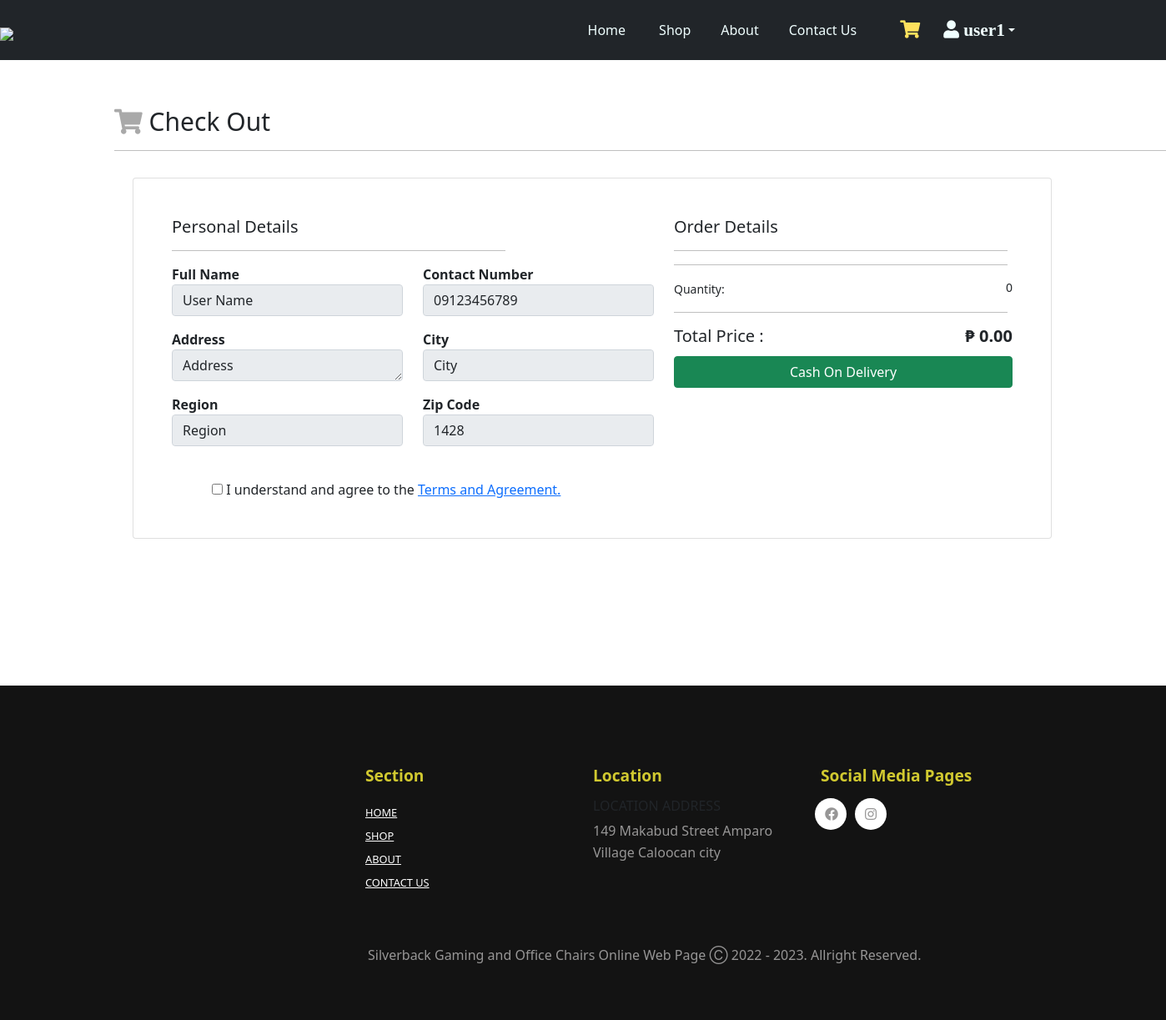
The page /checkout/checkout.php (signed in) on the database as committed earlier.
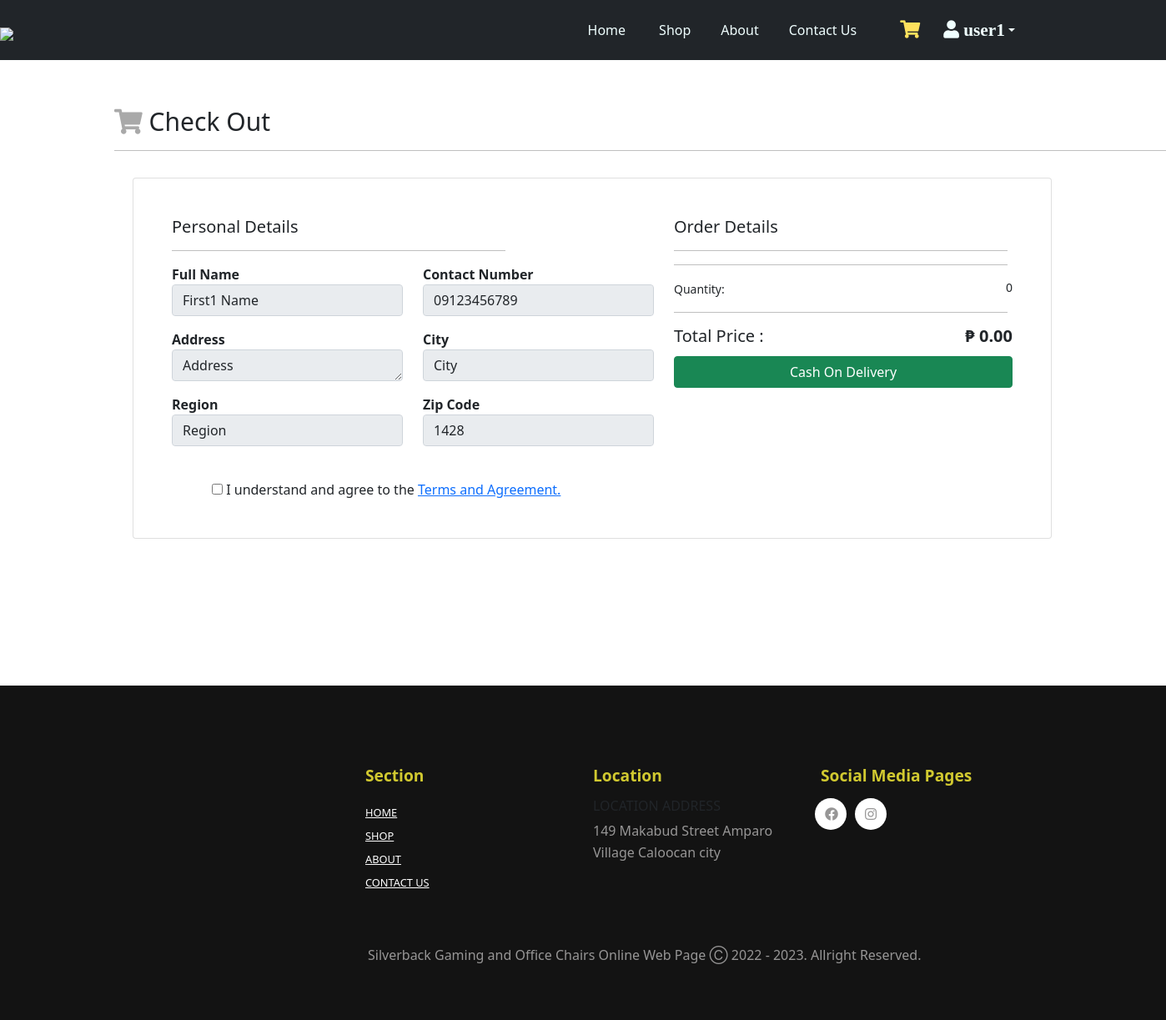
The same page on the database as committed later.
### tables this page shows
CREATE TABLE `users` (
  `user_id` int(11) NOT NULL,
  `username` varchar(100) NOT NULL,
  `user_email` varchar(100) NOT NULL,
  `user_password` varchar(100) NOT NULL,
  `fname` varchar(50) NOT NULL,
  `lname` varchar(50) NOT NULL,
  `contactnum` varchar(12) NOT NULL,
  `birthday` date NOT NULL,
  `address` varchar(100) NOT NULL,
  `city` varchar(50) NOT NULL,
  `region` varchar(50) NOT NULL,
  `zip` int(10) NOT NULL,
  `image` varchar(100) DEFAULT NULL,
  `role` tinyint(4) NOT NULL DEFAULT 0,
  `ip_add` varchar(12) NOT NULL,
  `token` varchar(40) NOT NULL,
  `created_at` timestamp NOT NULL DEFAULT current_timestamp(),
  `lastactivity` timestamp NULL DEFAULT current_timestamp()
);

### functions/userfunctions.php (called while the page is built, shortened)
<?php
function getInfo(){
    global $conn;
    $user_id = $_SESSION['auth_user']['user_id'];
    $q = "SELECT * FROM `users` WHERE user_id ='$user_id'";
    return $q_run = mysqli_query($conn, $q);
}

### checkout/checkout.php (the view, shortened to what the changed rows need)
<?php
include('../connection/connect.php');
include('../functions/userfunctions.php');
?>
<!DOCTYPE html>
<html lang="en">
<head>
    <link href="https://cdn.jsdelivr.net/npm/bootstrap@5.0.2/dist/css/bootstrap.min.css" rel="stylesheet">
    <link rel="stylesheet" href="https://cdnjs.cloudflare.com/ajax/libs/font-awesome/5.15.0/css/all.min.css" />
    <link rel="stylesheet" href="//cdn.jsdelivr.net/npm/alertifyjs@1.13.1/build/css/alertify.min.css" />
    <link rel="stylesheet" href="//cdn.jsdelivr.net/npm/alertifyjs@1.13.1/build/css/themes/bootstrap.min.css" />
    <link rel="stylesheet" type="text/css" href="checkout.css" />
</head>
<body>
    <section id="cart" class="table section-p1">
        <div class="container">
            <div class="row">
                <div class="container " style="padding-left: 30px;">
                    <div class="card">
                        <div class="card-body">
                            <form action="../functions/orders.php" method="POST">
                                <div class="row">
                                    <div class="col-md-7">
                                        <?php
                                        $info = getInfo();
                                        if (mysqli_num_rows($info) > 0) {
                                            foreach ($info as $in => $personal) {
                                        ?>
                                                <h5>Personal Details</h5>
                                                <hr>
                                                <div class="row">
                                                    <div class="col-md-6 mb-3">
                                                        <label class="fw-bold">Full Name</label>
                                                        <input type="text" required name="name" value="<?= $personal['fname'] ?> <?= $personal['lname'] ?>" disabled="disabled" class="form-control">
                                                    </div>
                                                    <div class="col-md-6 mb-3">
                                                        <label class="fw-bold">Contact Number</label>
                                                        <input type="number" required name="contactnum" value="<?= $personal['contactnum'] ?>" disabled="disabled" class="form-control">
                                                    </div>
                                                    <div class="col-md-6 mb-3">
                                                        <label class="fw-bold">Address</label>
                                                        <textarea name="address" class="form-control" rows="1" disabled="disabled"><?= $personal['address'] ?></textarea>
                                                    </div>
                                                    <div class="col-md-6 mb-3">
                                                        <label class="fw-bold">City</label>
                                                        <input type="text" required name="city" value="<?= $personal['city'] ?>" disabled="disabled" class="form-control">
                                                    </div>
                                                    <div class="col-md-6 mb-3">
                                                        <label class="fw-bold">Region</label>
                                                        <input type="text" required name="city" value="<?= $personal['region'] ?>" disabled="disabled" class="form-control">
                                                    </div>
                                                    <div class="col-md-6 mb-3">
                                                        <label class="fw-bold">Zip Code</label>
                                                        <input type="number" required name="zip" value="<?= $personal['zip'] ?>" disabled="disabled" class="form-control">
                                                    </div>
                                                    <div class="mt-4 ms-5">
                                                        <input type="checkbox" name="agree" id="agree" required>
                                                        <label for="agree">I understand and agree to the</label>&nbsp;<a href="#policy" data-bs-target="#policy" data-bs-toggle="modal">Terms and Agreement.</a>
                                                    </div>
                                                </div>
                                        <?php
                                            }
                                        }
                                        ?>
                                    </div>
                                </div>
                            </form>
                        </div>
                    </div>
                </div>
            </div>
        </div>
    </section>
</body>
</html>

Rows that differ between the two databases and show on the page:
changed users "Address": name "User Name" → "First1 Name"
